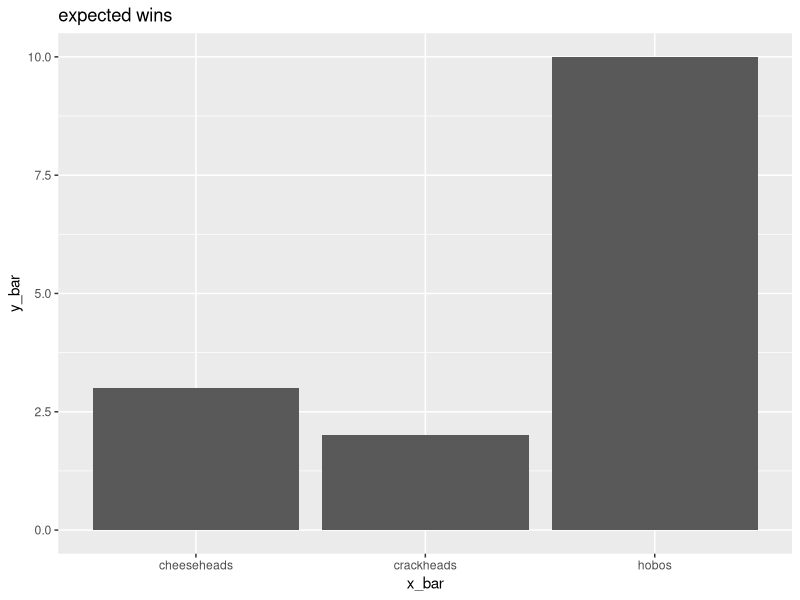

Generate this figure with R:
## ---- chunk 1
library(ggplot2)
x_bar <- c("hobos", "cheeseheads", "crackheads")
y_bar <- c(10, 3, 2)

ggplot(data=NULL, aes(x=x_bar, y=y_bar)) + geom_bar(stat="identity") + ggtitle("expected wins")
